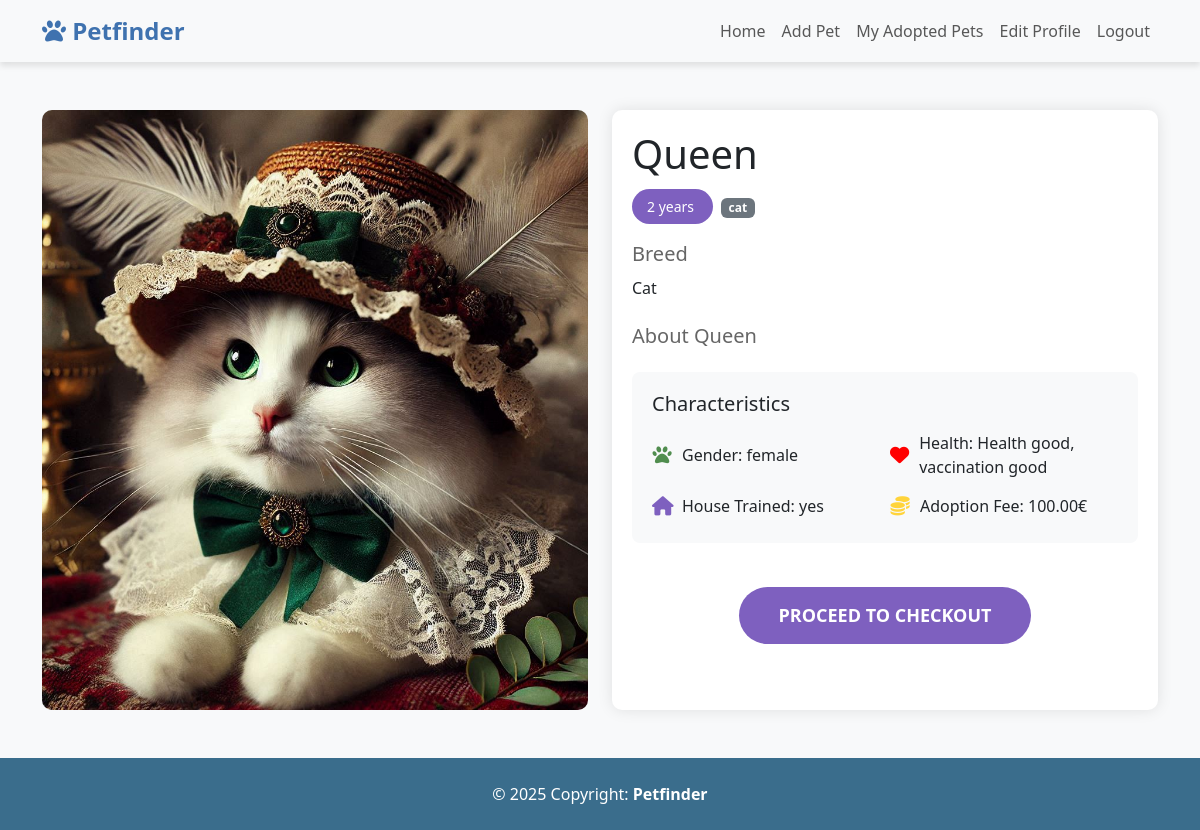
The app's page /pet_details.php?id=3 with its own data.
### tables this page shows
CREATE TABLE IF NOT EXISTS `pets` (
  `id` int NOT NULL AUTO_INCREMENT,
  `name` varchar(255) NOT NULL,
  `breed` varchar(255) DEFAULT NULL,
  `gender` enum('male','female') DEFAULT NULL,
  `age` int DEFAULT NULL,
  `yes_no` enum('yes','no') DEFAULT NULL,
  `health` text NOT NULL,
  `adoption_fee` decimal(10,2) DEFAULT NULL,
  `description` text,
  `image` varchar(255) NOT NULL,
  `category` enum('dog','cat','others') NOT NULL,
  `available` tinyint(1) DEFAULT '1',
  `adoption_date` datetime NOT NULL,
  PRIMARY KEY (`id`)
);

### pet_details.php (the view, shortened to what this page needs)
<?php
require 'config.php';
require 'header.php';
$pet_id = isset($_GET['id']) ? intval($_GET['id']) : 0;
$stmt = $pdo->prepare("SELECT * FROM pets WHERE id = ? AND available = 1");
$stmt->execute([$pet_id]);
$pet = $stmt->fetch(PDO::FETCH_ASSOC);
$buttonClass = '';
$badgeClass = '';
switch(strtolower($pet['category'])) {
    case 'cat':
        $buttonClass = 'cat-btn';
        $badgeClass = 'cat-badge';
        break;
}
?>
<div class="container my-5">
<div class="row d-flex align-items-stretch"> <div class="col-md-6">
        <div class="pet-image-container"> <?php if (!empty($pet['image'])): ?>
                <img src="<?php echo htmlspecialchars($pet['image']); ?>"
                     alt="<?php echo htmlspecialchars($pet['name']); ?>"
                     class="img-fluid rounded shadow h-100 w-auto object-fit-cover" style="width: 100%; height: 640px; object-fit: cover;"> <?php endif; ?>
        </div>
    </div>
    <div class="col-md-6 d-flex flex-column"> <div class="pet-details-container flex-grow-1"> <h1 class="mb-3"><?php echo htmlspecialchars($pet['name']); ?></h1>
            <div class="mb-4">
                <span class="badge-btn <?php echo $badgeClass; ?>">
                    <?php echo htmlspecialchars($pet['age']); ?> years
                </span>
                <span class="badge bg-secondary ms-2"><?php echo htmlspecialchars($pet['category']); ?></span>
            </div>
            <h5 class="breed-title">Breed</h5>
            <p class="mb-4"><?php echo htmlspecialchars($pet['breed']); ?></p>
            <h5 class="description-title">About <?php echo htmlspecialchars($pet['name'] ?? ''); ?></h5>
            <div class="pet-characteristics mb-4">
                <h5>Characteristics</h5>
                <div class="characteristics-grid"> <div class="characteristic">
                        <i class="fas fa-paw" style="color:#508D4E"></i> Gender: <?php echo htmlspecialchars($pet['gender'] ?? 'Not specified'); ?>
                    </div>
                    <div class="characteristic">
                        <i class="fas fa-heart" style="color: red;"></i> Health: <?php echo htmlspecialchars($pet['health'] ?? 'Not specified'); ?>
                    </div>
                    <div class="characteristic">
                        <i class="fas fa-home" style="color:#7E60BF"></i> House Trained: <?php echo htmlspecialchars($pet['yes_no'] ?? 'Not specified'); ?>
                    </div>
                    <div class="characteristic">
                    <i class="fa fa-coins" style="color: #FFD43B;"></i> Adoption Fee:
                        <?php
                            if (isset($pet['adoption_fee'])) {
                                if ($pet['adoption_fee'] === "Free") {
                                    echo "Free";
                                } elseif (is_numeric($pet['adoption_fee'])) {
                                    echo htmlspecialchars($pet['adoption_fee']) . '€';
                                } else {
                                    echo htmlspecialchars($pet['adoption_fee']);
                                }
                            } else {
                                echo 'Not specified';
                            }
                        ?>
                    </div>
                </div>
            </div>
            <div class="text-center mt-auto">
                 <a href="<?= $pet['adoption_fee'] > 0 ? 'checkout.php?id=' . $pet['id'] . '&fee=' . $pet['adoption_fee'] : 'adopt_pet.php?id=' . $pet['id'] ?>"
                      class="adoptbtn1 <?= $buttonClass; ?>">
                    <?= $pet['adoption_fee'] > 0 ? 'Proceed to Checkout' : 'Adopt ' . htmlspecialchars($pet['name']); ?>
                 </a>
            </div>
 </div>
      </div>
</div>
</div>
<footer class="footer mt-auto py-3">
    <div class="text-center p-2">
        © 2025 Copyright:
        <a class="text-white" href="#"><strong>Petfinder</strong></a>
    </div>
</footer>

### header.php (style rules this page uses)
body { background-color: #f8f9fa; }

### pet_details.php (style rules this page uses)
.row { display: grid; grid-template-columns: 1fr 1fr; align-items: stretch; }
.pet-image-container { display: flex; justify-content: center; align-items: center; height: 600px; overflow: hidden; border-radius: 10px; background-color:rgba(245, 245, 245, 0.17); }
.pet-image-container img { height: 400px; width: 100%; object-fit: cover; border-radius: 10px; box-shadow: 0 4px 15px rgba(0, 0, 0, 0.2); }
.pet-details-container { padding: 20px; background-color: #fff; border-radius: 10px; box-shadow: 0 0 15px rgba(0,0,0,0.1); }
.breed-title, .description-title { color: #666; margin-bottom: 10px; }
.pet-characteristics { background-color: #f8f9fa; padding: 20px; border-radius: 8px; }
.pet-characteristics h5 { margin-bottom: 15px; }
.characteristics-grid { display: grid; grid-template-columns: repeat(auto-fit, minmax(200px, 1fr)); grid-gap: 10px; }
.characteristic { display: flex; align-items: center; margin-bottom: 5px; }
.characteristic i { margin-right: 10px; color: #666; font-size: 1.2em; width: 20px; text-align: center; }
.adoptbtn1 { display: inline-block; padding: 15px 40px; font-size: 18px; font-weight: bold; text-transform: uppercase; margin-top: 20px; text-decoration: none; border-radius: 30px; }
.adoptbtn1.cat-btn { color: white; background-color: #7E60BF; }
.badge-btn { padding: 8px 15px; font-size: 14px; border-radius: 20px; }
.cat-badge { background-color: #7E60BF; color: white; }
html, body { height: 100%; margin: 0; display: flex; flex-direction: column; }
.container { flex-grow: 1; }
footer { background-color: #3A6D8C; color: white; text-align: center; padding: 0.7rem 0; margin-top: auto; }
footer a { text-decoration: none; color: white; }

### records on screen
pets: image (picture), name "Queen", age "2", category "cat", breed "Cat", gender "female", health "Health good, vaccination good", yes_no "yes", adoption_fee "100.00"
